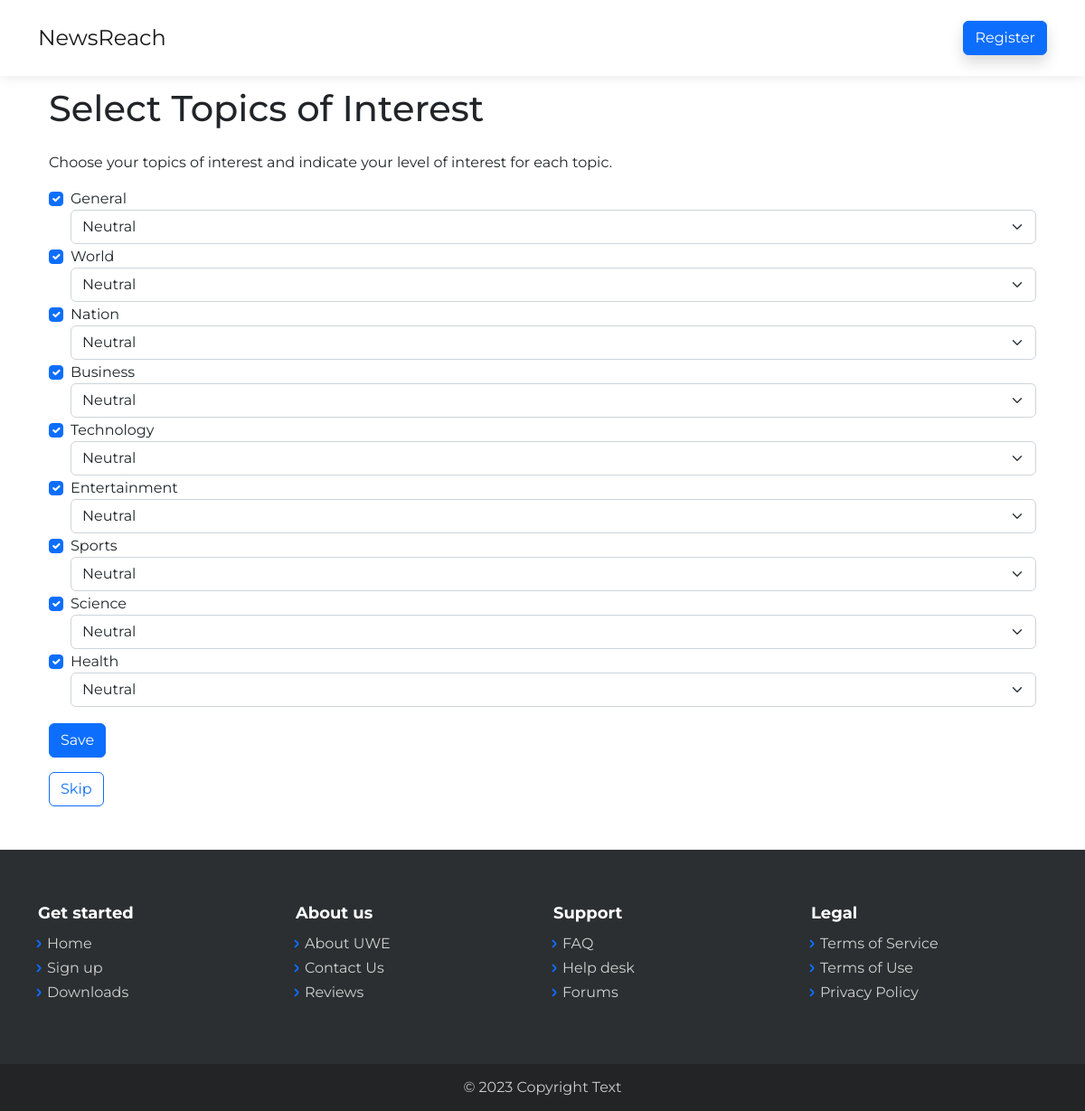
The app's page /recommendations/select-topics/ with its own data.
### Recommendations/models.py (models this page shows, shortened)
class Topic(models.Model):
    name = models.CharField(max_length=100)

### Recommendations/views.py (the view)
# urls.py: path('select-topics/', views.select_topics, name='select_topics'),
def select_topics(request):
    print(request.method)
    if request.method == 'POST':
        selected_topics = request.POST.getlist('topic')
        ratings = request.POST.getlist('rating')
        TopicPreference.objects.filter(user=request.user).delete()
        for topic_id, rating in zip(selected_topics, ratings):
            topic = get_object_or_404(Topic, id=topic_id)
            TopicPreference.objects.create(user=request.user, topic=topic, rating=rating)
        return redirect('index:home') # Redirect to the home page
    else:
        topics = Topic.objects.all()
        context = {'topics': topics}
        return render(request, 'select_topics.html', context)

### Recommendations/templates/select_topics.html (shortened to what this page needs)
{% extends 'base.html' %}
{% block content %}
    <div class="container mt-5 pt-4 mb-5">
        <h1 class="mt-4 mb-4">Select Topics of Interest</h1>
        <p>Choose your topics of interest and indicate your level of interest for each topic.</p>
        <form method="post">
            {% if topics %}
                {% for topic in topics %}
                    <div class="form-check">
                        <input class="form-check-input" type="checkbox" id="topic{{ topic.id }}" name="topic" value="{{ topic.id }}" checked>
                        <label class="form-check-label" for="topic{{ topic.id }}">{{ topic.name }}</label>
                        <select class="form-select" name="rating">
                            <option value="3" selected>Neutral</option>
                        </select>
                    </div>
                {% endfor %}
            {% else %}
                <p>No topics available.</p>
            {% endif %}
            <button class="btn btn-primary mt-3" type="submit">Save</button>
        </form>
        <a href="{% url 'index:index' %}" class="btn btn-outline-primary mt-3">Skip</a>
    </div>
{% endblock %}

### records on screen
Topic: name "General"
Topic: name "World"
Topic: name "Nation"
Topic: name "Business"
Topic: name "Technology"
Topic: name "Entertainment"
Topic: name "Sports"
Topic: name "Science"
Topic: name "Health"
